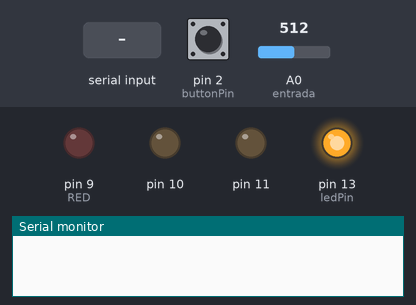
The sketch below on a simulated Arduino Uno, built with avr-gcc and run on an emulated ATmega328P. On the bench: output pins drawn as LEDs (lit = HIGH), the last lines printed to the serial monitor. The test bench sets the inputs (shaded band); at power-on: A0 (entrada) = 512, pin 2 (buttonPin) HIGH. Random numbers use the default seed unless the sketch sets one.

Above: at 0.1 s.
At 4.2 s:
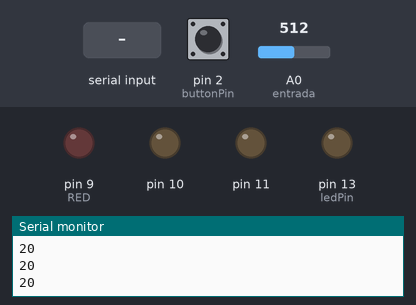
4.3 s: A0 (entrada) set to 306
6.4 s: byte 30 received over Serial
At 6.85 s:
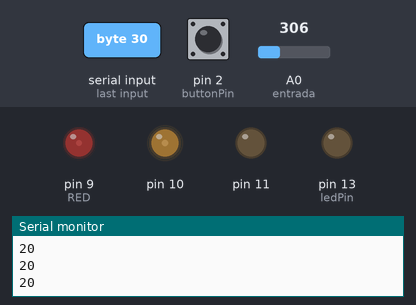
9.4 s: pin 2 (buttonPin) pulled LOW for 0.15 s
Timing chart, 0 to 23.6 s (numbered marks = the images above; inputs shaded):
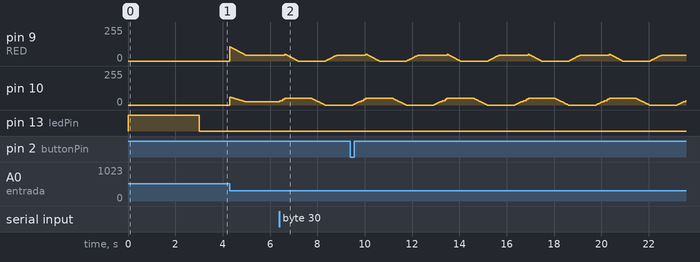

Measured:
- after the input at 6.4 s, pin 10: rises from 24/255 to 49/255 in 0.20 s, then falls to 0/255 in 1.7 s

The sketch:

HSV_Button.ino
```cpp
// Variables will change:
bool ledState = HIGH;         // the current state of the output pin
int buttonState;             // the current reading from the input pin
bool lastButtonState = LOW;   // the previous reading from the input pi

// constants won't change. They're used here to
// set pin numbers:
const int buttonPin = 2;    // the number of the pushbutton pin

int estado = 48;
int estadoAnterior = 48;


// the following variables are long's because the time, measured in miliseconds,
// will quickly become a bigger number than can be stored in an int.
long lastDebounceTime = 0;  // the last time the output pin was toggled
long debounceDelay = 50;    // the debounce time; increase if the output flickers


// HSV fade/bounce for Arduino - scruss.com - 2010/09/12
// Note that there's some legacy code left in here which seems to do nothing
// but should do no harm ...

// these variables will change:
int sensorReading = 0;      // variable to store the value read from the sensor pin
int sensorMax = 0;
int sensorMin = 1023;
int threshold;
// these constants won't change:
const int ledPin = 13;      // led connected to digital pin 13
const int electret = 0;  // the amplifier output is connected to analog pin 0

// don't futz with these, illicit sums later
#define RED       9 // pin for red LED
#define GREEN    10 // pin for green - never explicitly referenced
#define BLUE     11 // pin for blue - never explicitly referenced
#define SIZE    255
#define DELAY    5
#define HUE_MAX  6.0
#define HUE_DELTA 0.01
#define MEDIA_MAX 20
long deltas[3] = {
  5, 6, 7
};
long rgb[3];
long rgbval;
// for reasons unknown, if value !=0, the LED doesn't light. Hmm ...
// and saturation seems to be inverted
float hue = 0.0, saturation = 1.0, value = 0.5;

/*
chosen LED SparkFun sku: COM-09264
 has Max Luminosity (RGB): (2800, 6500, 1200)mcd
 so we normalize them all to 1200 mcd -
 R  1200/2800  =  0.428571428571429   =   109/256
 G  1200/6500  =  0.184615384615385   =    47/256
 B  1200/1200  =  1.0                 =   256/256
 */
long bright[3] = {
  109, 100, 256
};

bool Sensor = true;
bool input =  true;
int entrada = 0;
long k, temp_value;
int media = 0;


void setup () {
  randomSeed(analogRead(4));
  for (k = 0; k < 3; k++) {
    pinMode(RED + k, OUTPUT);
    rgb[k] = 0;
    analogWrite(RED + k, rgb[k] * bright[k] / 256);
    if (random(100) > 50) {
      deltas[k] = -1 * deltas[k]; // randomize direction
    }
  }

  pinMode(ledPin, OUTPUT); // declare the ledPin as as OUTPUT
  Serial.begin(9600);       // use the serial port
  pinMode(13, OUTPUT);
  callib();
  pinMode(buttonPin, INPUT_PULLUP);
  Serial.println(Sensor ? "Modo Trans" : "Modo Sensivel");
  Serial.println(input ? "Sensor Mic" : "Entrada audio");
  Serial.print("Audio MAX: ");
  Serial.println(sensorMax);

}

void loop() {

  readBut();
  if (estado != estadoAnterior) atualizaEstado();


  if (Sensor) {
    sensorReading = analogRead(entrada);
    media = (sensorReading - threshold + media) / 2;
    if ((sensorReading >= threshold)) {
      Serial.println(sensorReading - threshold); //Will send only positive and absolute values of waveform
      hue =  3 * (sensorReading - threshold) * HUE_DELTA + hue + HUE_DELTA;
      value = 1.0; saturation =  1.0;

    }
  } else  {
    digitalWrite(13, LOW);
    value = 0.5; saturation = 1.0;
    hue += HUE_DELTA;
  }

  if (hue > HUE_MAX) {
    hue = 0.0;
  }
  if (media > 1.5 * MEDIA_MAX) {
    callib();
  }
  atualizaLEDS(hue, saturation, value);
  //faz o fade de intensidade para ter variação na luz
  value -= 0.005;
  if (value < 0.4) {
    value = 0.4;
  }
  atualizaLEDS(hue, saturation, value);

  delay(DELAY);
}

void atualizaLEDS(float h, float s, float v) {

  rgbval = HSV_to_RGB(hue, saturation, value);
  rgb[0] = (rgbval & 0x00FF0000) >> 16; // there must be better ways
  rgb[1] = (rgbval & 0x0000FF00) >> 8;
  rgb[2] = rgbval & 0x000000FF;
  for (k = 0; k < 3; k++) { // for all three colours
    analogWrite(RED + k, rgb[k] * bright[k] / 256);
  }
}

long HSV_to_RGB( float h, float s, float v ) {
  /* modified from Alvy Ray Smith's site: http://www.alvyray.com/Papers/hsv2rgb.htm */
  // H is given on [0, 6]. S and V are given on [0, 1].
  // RGB is returned as a 24-bit long #rrggbb
  int i;
  float m, n, f;

  // not very elegant way of dealing with out of range: return black
  if ((s < 0.0) || (s > 1.0) || (v < 0.0) || (v > 1.0)) {
    return 0L;
  }

  if ((h < 0.0) || (h > 6.0)) {
    return long( v * 255 ) + long( v * 255 ) * 256 + long( v * 255 ) * 65536;
  }
  i = floor(h);
  f = h - i;
  if ( !(i & 1) ) {
    f = 1 - f; // if i is even
  }
  m = v * (1 - s);
  n = v * (1 - s * f);
  switch (i) {
    case 6:
    case 0:
      return long(v * 255 ) * 65536 + long( n * 255 ) * 256 + long( m * 255);
    case 1:
      return long(n * 255 ) * 65536 + long( v * 255 ) * 256 + long( m * 255);
    case 2:
      return long(m * 255 ) * 65536 + long( v * 255 ) * 256 + long( n * 255);
    case 3:
      return long(m * 255 ) * 65536 + long( n * 255 ) * 256 + long( v * 255);
    case 4:
      return long(n * 255 ) * 65536 + long( m * 255 ) * 256 + long( v * 255);
    case 5:
      return long(v * 255 ) * 65536 + long( m * 255 ) * 256 + long( n * 255);
  }
}


void callib() {
  sensorMax = 0;
  digitalWrite(13, HIGH);
  while (millis() < 3000) {
    threshold = analogRead(entrada);

    if (threshold > sensorMax) {
      sensorMax = threshold;
    }

  }

  digitalWrite(13, LOW);
  threshold = sensorMax - MEDIA_MAX;
  Serial.println("     ________________________________");
  Serial.print("         Audio MAX: ");
  Serial.println(threshold);

}

void readBut() {
  // read the state of the switch into a local variable:
  int reading = digitalRead(buttonPin);

  if (reading != lastButtonState) {
    // reset the debouncing timer
    lastDebounceTime = millis();
  }

  if ((millis() - lastDebounceTime) > debounceDelay) {

    if (reading != buttonState) {
      buttonState = reading;

      // only toggle the LED if the new button state is HIGH
      if (buttonState == HIGH) {
        estado++;
        ledState = !ledState;
        atualizaEstado();

      }
      //      if ((millis() - lastDebounceTime) > 100 * debounceDelay) {
      //        estado = 52;
      //        atualizaEstado();
      // }


    }

    digitalWrite(ledPin, ledState);
    lastButtonState = reading;

  }
}


void serialEvent() {
  while (Serial.available()) {
    // get the new byte:

    char inByte = (char)Serial.read();
    estado = (int) inByte;
    atualizaEstado();
  }
}


void atualizaEstado() {
  estadoAnterior = estado;
  switch (estado) {


    case 48:
      Sensor = false;
      //Serial.println(Sensor ? "Modo Sensivel" : "Modo Rotacao");
      break;

    case 49:
      input = true;
      entrada = input ? 0 : 1;
      //Serial.println(input ? "Sensor Mic" : "Entrada audio");
      Sensor = true;
      // Serial.println(Sensor ? "Modo Sensivel" : "Modo Rotacao");
      break;

    case 50:
      input = false;
      entrada = input ? 0 : 1;
      Serial.println(input ? "Sensor Mic" : "Entrada audio");
      Sensor = true;
      Serial.println(Sensor ? "Modo Sensivel" : "Modo Rotacao");
      break;
    case 51:
      estado = 48;
      break;

    case 52:
      callib();
      estado = 48;
      Sensor = true;
      Serial.println(Sensor ? "Modo Sensivel" : "Modo Rotacao");
      break;

    default:
      estado = 48;
      estadoAnterior = 47;
      break;
  }
}

void pisca(int d) {
  atualizaLEDS(3.0, 1.0, 1.0);
  delay(d);
  atualizaLEDS(1.0, 1.0, 0.0);
  delay(d);
}
```
